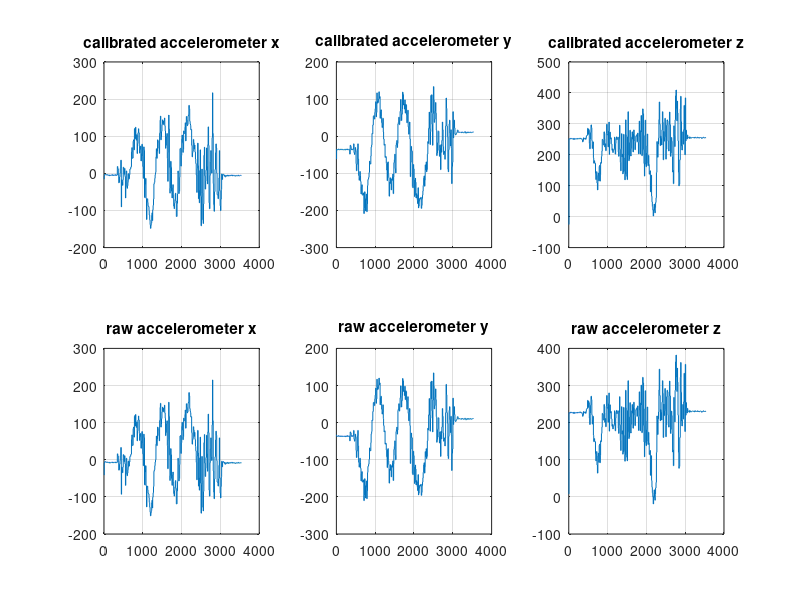
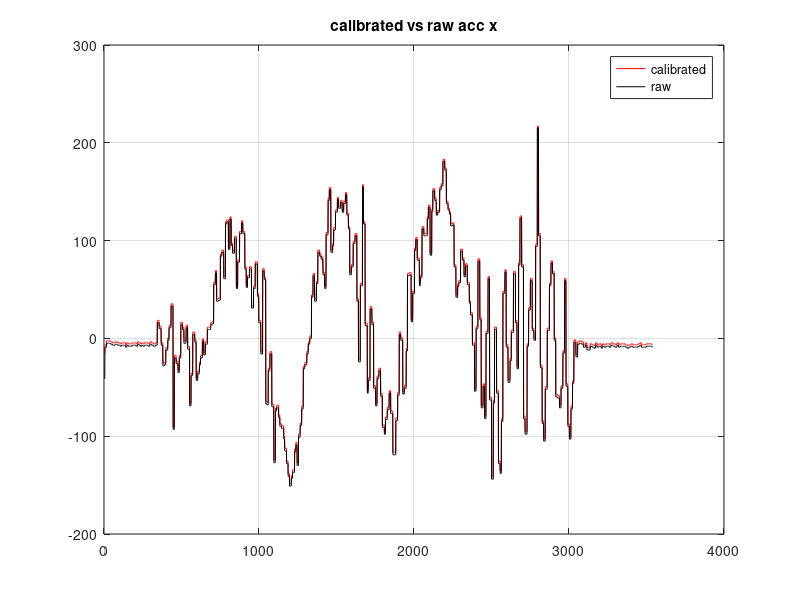
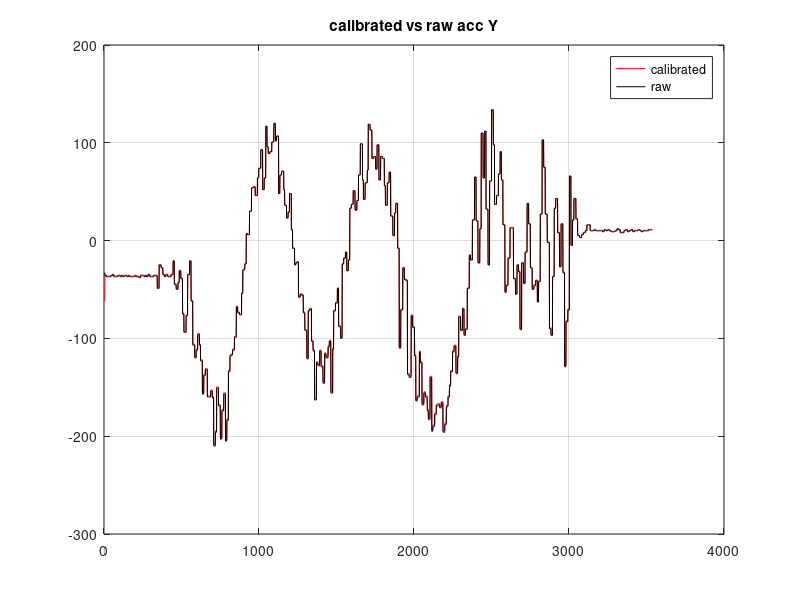

MATLAB code to generate these figures, in order:
clear all;
close all;
clc;

data = load('sensor_data_test.txt');
caccX = data(:,1);
caccY = data(:,2);
caccZ = data(:,3);
raccX = data(:,4);
raccY = data(:,5);
raccZ = data(:,6);
time = [0:1:length(caccX)-1]';

figure(1);
subplot(231);
plot(time, caccX);
grid on;
title('calibrated accelerometer x');
subplot(232);
plot(time, caccY);
grid on;
title('calibrated accelerometer y');
subplot(233);
plot(time, caccZ);
grid on;
title('calibrated accelerometer z');
subplot(234);
plot(time, raccX);
grid on;
title('raw accelerometer x');
subplot(235);
plot(time, raccY);
grid on;
title('raw accelerometer y');
subplot(236);
plot(time, raccZ);
grid on;
title('raw accelerometer z');

figure(2);
plot(time, caccX, 'r-');
hold on;
plot(time, raccX, 'k-');
hold off;
title('calibrated vs raw acc x');
grid on;
legend('calibrated', 'raw');

figure(3);
plot(time, caccY, 'r-');
hold on;
plot(time, raccY, 'k-');
hold off;
title('calibrated vs raw acc Y');
grid on;
legend('calibrated', 'raw');